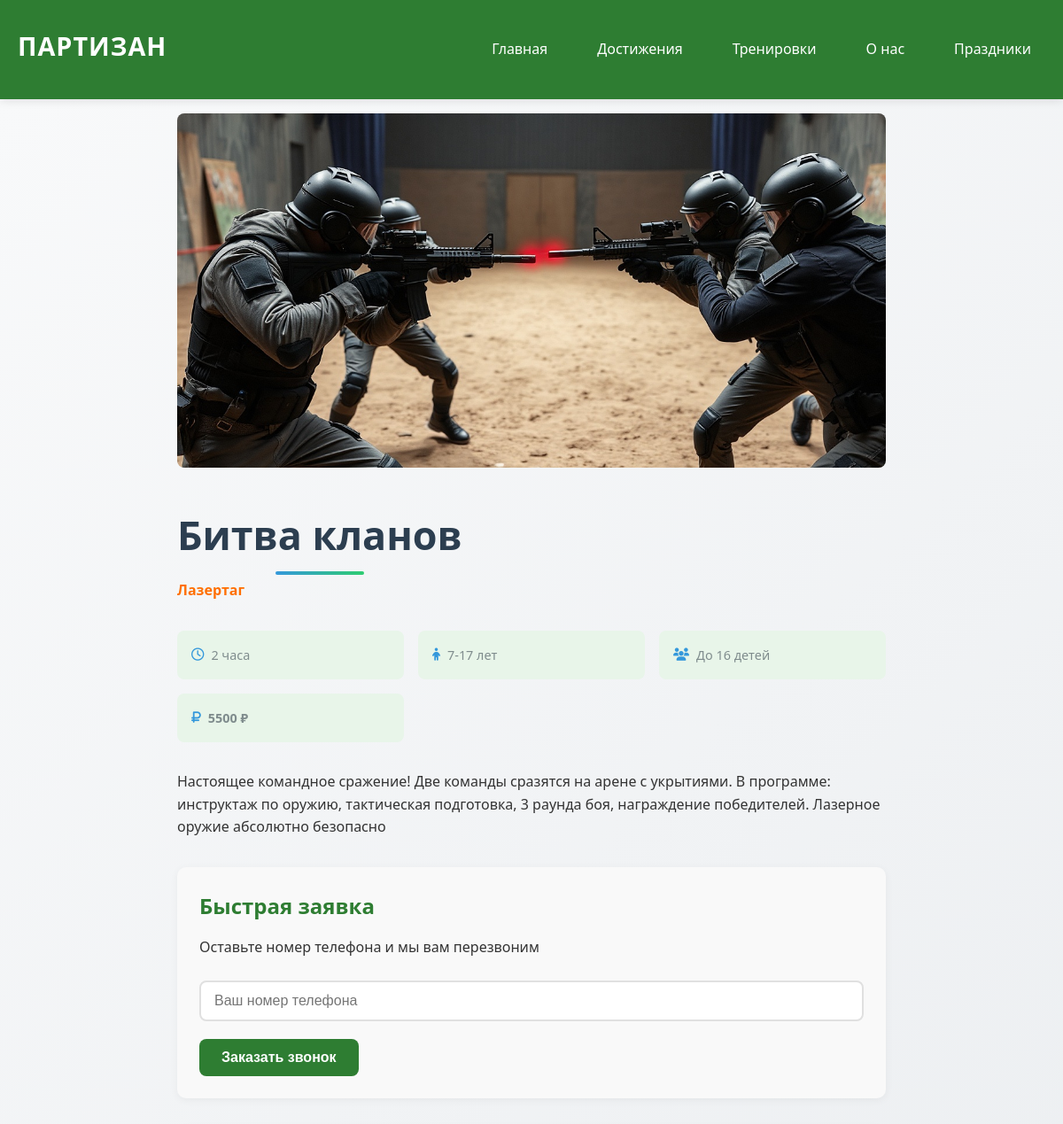
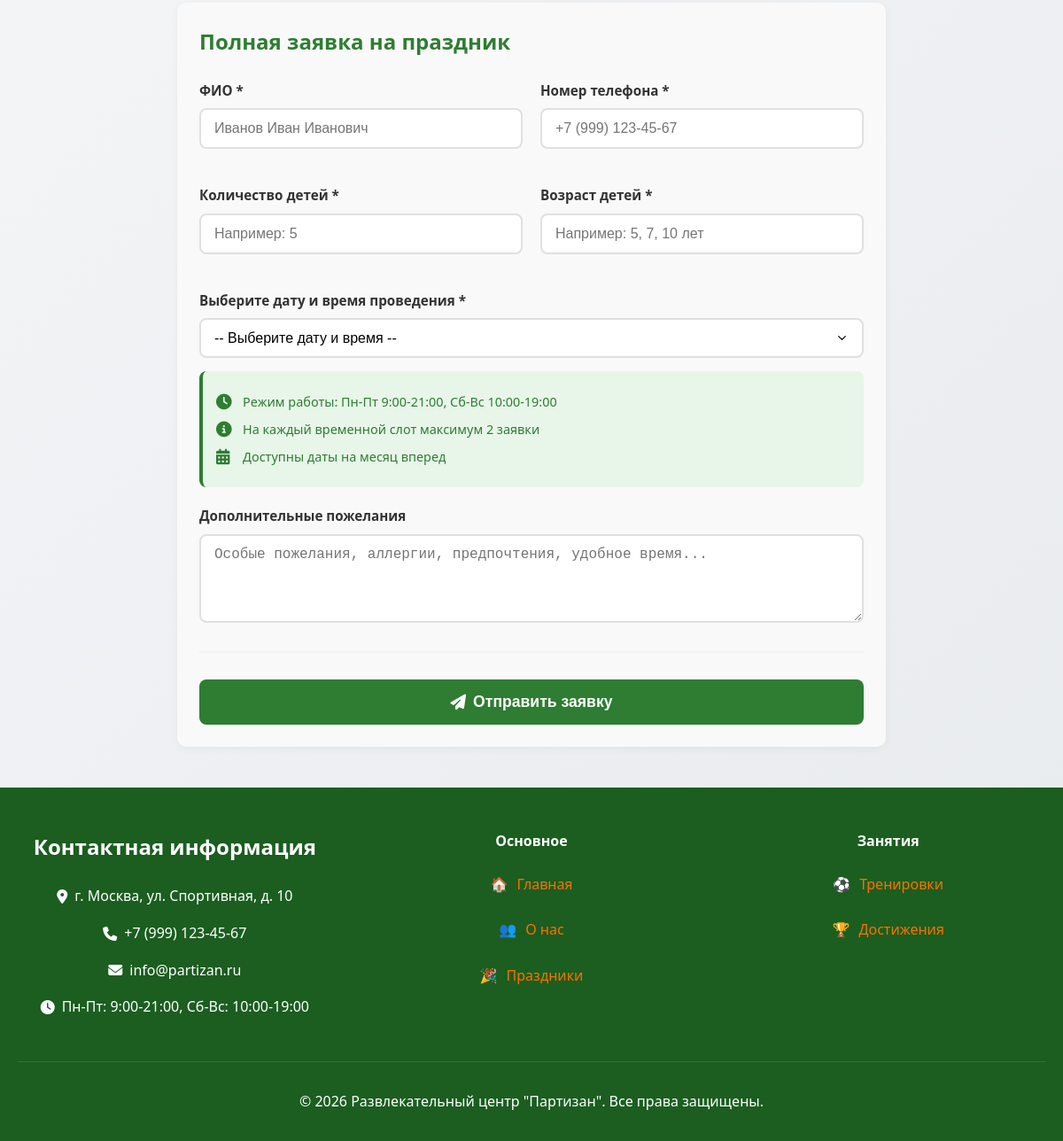
Page /holiday/bitva-klanov/ on the committed database (2 pictures, top to bottom).
### partizan/models.py (models this page shows, shortened)
class Holiday(models.Model):
    category = models.ForeignKey(Category, on_delete=models.CASCADE,
                                related_name='holidays', verbose_name="Категория")
    title = models.CharField(max_length=200, verbose_name="Название праздника")
    slug = models.SlugField(max_length=200, unique=True, verbose_name="URL")
    image = models.ImageField(upload_to='holidays/', verbose_name="Фото")
    duration = models.CharField(max_length=50, verbose_name="Длительность")
    description = models.TextField(verbose_name="Описание")
    price = models.IntegerField(verbose_name="Цена (₽)", default=0)
    min_age = models.IntegerField(verbose_name="Минимальный возраст", default=3)
    max_age = models.IntegerField(verbose_name="Максимальный возраст", default=12)
    max_children = models.IntegerField(verbose_name="Максимум детей", default=10)
    active = models.BooleanField(default=True, verbose_name="Активный")
    class Meta:
        verbose_name = "Праздник"
        verbose_name_plural = "Праздники"

class Category(models.Model):
    name = models.CharField(max_length=100, verbose_name="Название категории")
    slug = models.SlugField(max_length=100, unique=True, verbose_name="URL")
    description = models.TextField(verbose_name="Описание", blank=True)
    class Meta:
        verbose_name = "Категория"
        verbose_name_plural = "Категории"

### partizan/views.py (the view, shortened to what this page needs)
# urls.py: path('holiday/<slug:holiday_slug>/', views.HolidayDetailView.as_view(), name='holiday_detail'),
class HolidayDetailView(DetailView):
    model = Holiday
    template_name = 'holiday_detail.html'
    context_object_name = 'holiday'
    slug_url_kwarg = 'holiday_slug'
    def get_context_data(self, **kwargs):
        context = super().get_context_data(**kwargs)
        holiday = self.object
        from datetime import date
        available_slots = HolidayDate.objects.filter(
            holiday=holiday,
            date__gte=date.today()
        ).order_by('date', 'time_slot')
        grouped_dates = {}
        context['available_dates_grouped'] = [
            {'date': date_str, 'slots': slots}
            for date_str, slots in grouped_dates.items()
        ]
        context['quick_form'] = QuickOrderForm(initial={'holiday': holiday.id})
        context['full_form'] = FullOrderForm()
        return context

### partizan/forms.py
class QuickOrderForm(forms.ModelForm):
    class Meta:
        model = QuickOrder
        fields = ['phone']
        widgets = {
            'phone': forms.TextInput(attrs={
                'placeholder': 'Ваш телефон',
                'class': 'form-input',
                'required': True
            }),
        }

### partizan/context_processors.py (called while the page is built)
def categories(request):
    return {
        'all_categories': Category.objects.all(),
        'contact_info': Contact.objects.first(),
    }

### templates/holiday_detail.html (shortened to what this page needs)
{% extends 'base.html' %}
{% load static %}
{% block content %}
<section class="section">
    <div class="container">
        <div class="holiday-detail">
            <div class="holiday-main">
                {% if holiday.image %}
                <img src="{{ holiday.image.url }}" alt="{{ holiday.title }}" class="holiday-detail-image">
                {% endif %}
                <div class="holiday-detail-info">
                    <h1 class="page-title">{{ holiday.title }}</h1>
                    <p class="holiday-category">{{ holiday.category.name }}</p>
                    <div class="holiday-meta">
                        <div class="meta-item">
                            <i class="far fa-clock"></i>
                            <span>{{ holiday.duration }}</span>
                        </div>
                        <div class="meta-item">
                            <i class="fas fa-child"></i>
                            <span>{{ holiday.min_age }}-{{ holiday.max_age }} лет</span>
                        </div>
                        <div class="meta-item">
                            <i class="fas fa-users"></i>
                            <span>До {{ holiday.max_children }} детей</span>
                        </div>
                        <div class="meta-item price">
                            <i class="fas fa-ruble-sign"></i>
                            <span>{{ holiday.price }} ₽</span>
                        </div>
                    </div>
                    <div class="holiday-description-full">
                        {{ holiday.description|linebreaks }}
                    </div>
                </div>
            </div>
            <div class="order-section">
                <h2>Быстрая заявка</h2>
                <p>Оставьте номер телефона и мы вам перезвоним</p>
                <form id="quick-order-form" class="order-form">
                    <div class="form-group">
                        <input type="tel" name="phone" placeholder="Ваш номер телефона" required class="form-input">
                    </div>
                    <button type="submit" class="btn btn-primary">Заказать звонок</button>
                </form>
            </div>
            <div class="order-section">
                <h2>Полная заявка на праздник</h2>
                <form id="full-order-form" class="order-form">
                    <div class="form-row">
                        <div class="form-group">
                            <label for="full_name">ФИО *</label>
                            <input type="text" id="full_name" name="full_name" placeholder="Иванов Иван Иванович" required class="form-input">
                        </div>
                        <div class="form-group">
                            <label for="phone">Номер телефона *</label>
                            <input type="tel" id="phone" name="phone" placeholder="+7 (999) 123-45-67" required class="form-input">
                        </div>
                    </div>
                    <div class="form-row">
                        <div class="form-group">
                            <label for="children_count">Количество детей *</label>
                            <input type="number" id="children_count" name="children_count" placeholder="Например: 5" min="1" max="{{ holiday.max_children }}" required class="form-input">
                        </div>
                        <div class="form-group">
                            <label for="age_of_children">Возраст детей *</label>
                            <input type="text" id="age_of_children" name="age_of_children" placeholder="Например: 5, 7, 10 лет" required class="form-input">
                        </div>
                    </div>
                    <div class="form-group">
                        <label for="date-select">Выберите дату и время проведения *</label>
                        <select id="date-select" name="date_id" required class="form-input">
                            <option value="">-- Выберите дату и время --</option>
                        </select>
                        <div class="schedule-info">
                            <p><i class="fas fa-clock"></i> Режим работы: Пн-Пт 9:00-21:00, Сб-Вс 10:00-19:00</p>
                            <p><i class="fas fa-info-circle"></i> На каждый временной слот максимум 2 заявки</p>
                            <p><i class="fas fa-calendar-alt"></i> Доступны даты на месяц вперед</p>
                        </div>
                    </div>
                    <div class="form-group">
                        <label for="notes">Дополнительные пожелания</label>
                        <textarea id="notes" name="notes" placeholder="Особые пожелания, аллергии, предпочтения, удобное время..." class="form-input" rows="4"></textarea>
                    </div>
                    <div class="form-footer">
                        <button type="submit" class="btn btn-primary btn-large">
                            <i class="fas fa-paper-plane"></i> Отправить заявку
                        </button>
                    </div>
                </form>
            </div>
        </div>
    </div>
</section>
{% endblock %}

### static/css/style.css (style rules this page uses)
* { margin: 0; padding: 0; box-sizing: border-box; }
:root { --primary-color: #2E7D32; --secondary-color: #FF6F00; --dark-color: #1B5E20; --light-color: #E8F5E9; --text-color: #333; --light-text: #666; --background: #fff; --shadow: 0 2px 10px rgba(0, 0, 0, 0.1); --border-radius: 8px; }
body { font-family: 'Segoe UI', Tahoma, Geneva, Verdana, sans-serif; line-height: 1.6; color: var(--text-color); background-color: var(--background); }
.container { max-width: 1200px; margin: 0 auto; padding: 0 20px; }
h1, h2, h3, h4 { margin-bottom: 1rem; }
h1 { font-size: 2.5rem; }
h2 { font-size: 2rem; }
p { margin-bottom: 1rem; }
.btn { display: inline-block; padding: 12px 24px; border: none; border-radius: var(--border-radius); font-size: 1rem; font-weight: 600; cursor: pointer; transition: all 0.3s; text-align: center; }
.btn-primary { background-color: var(--primary-color); color: white; }
.section { padding: 1rem 0; background: linear-gradient(135deg, #f8f9fa 0%, #e9ecef 100%); }
.holiday-category { color: var(--secondary-color); font-weight: 600; margin-bottom: 0.5rem; }
.holiday-meta { display: flex; gap: 1.5rem; margin: 1rem 0; color: var(--light-text); }
.price { font-size: 1.5rem; font-weight: 700; color: var(--primary-color); }
.holiday-detail { max-width: 800px; margin: 0 auto; }
.holiday-detail-image { width: 100%; height: 400px; object-fit: cover; border-radius: var(--border-radius); margin-bottom: 2rem; }
.holiday-meta { display: grid; grid-template-columns: repeat(auto-fit, minmax(200px, 1fr)); gap: 1rem; margin: 2rem 0; }
.meta-item { display: flex; align-items: center; gap: 0.5rem; padding: 1rem; background: var(--light-color); border-radius: var(--border-radius); }
.meta-item i { color: var(--primary-color); }
.order-section { background: white; padding: 2rem; border-radius: var(--border-radius); box-shadow: var(--shadow); margin: 2rem 0; }
.order-form { margin-top: 1.5rem; }
.form-input { width: 100%; padding: 12px; border: 1px solid #ddd; border-radius: var(--border-radius); font-size: 1rem; transition: border-color 0.3s; }
.form-group { margin-bottom: 1.5rem; }
.form-row { display: grid; grid-template-columns: 1fr 1fr; gap: 1rem; }
.page-title { text-align: center; color: #2c3e50; margin-bottom: 40px; font-size: 2.5rem; }
.page-title { text-align: center; color: var(--dark-color); margin-bottom: 10px; font-size: 2.8rem; }
.form-footer { display: flex; justify-content: space-between; align-items: center; flex-wrap: wrap; gap: 20px; margin-top: 40px; padding-top: 30px; border-top: 2px solid #f1f1f1; }
.page-title { color: #2c3e50; font-size: 2.8rem; margin-bottom: 15px; font-weight: 700; position: relative; display: inline-block; }
.page-title:after { content: ''; position: absolute; bottom: -10px; left: 50%; transform: translateX(-50%); width: 100px; height: 4px; background: linear-gradient(90deg, #3498db, #2ecc71); border-radius: 2px; }
.meta-item { display: flex; align-items: center; gap: 8px; color: #7f8c8d; font-size: 0.9rem; }
.meta-item i { color: #3498db; font-size: 0.9rem; }

### rows in the picture
Holiday: image (picture), title "Битва кланов", category.name "Лазертаг", duration "2 часа", min_age "7", max_age "17", max_children "16", price "5500", description "Настоящее командное сражение! Две команды сразятся на арене с укрытиями. В программе: инструктаж по оружию, тактическая подготовка, 3 раунда боя, награждение победителей. Лазерное оружие абсолютно безопасно"
